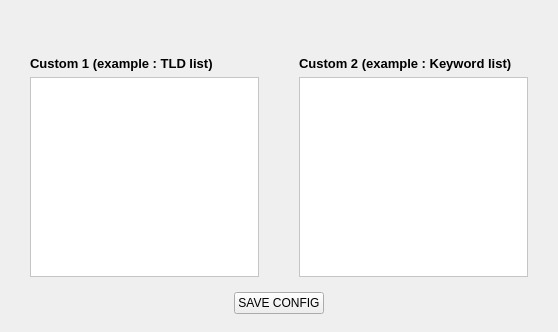
          <widget class="QWidget" name="scrollAreaWidgetContents_3">
           <property name="geometry">
            <rect>
             <x>0</x>
             <y>0</y>
             <width>558</width>
             <height>332</height>
            </rect>
           </property>
           <layout class="QVBoxLayout" name="verticalLayout_18">
            <item>
             <widget class="QLabel" name="seDisplayNameLabel">
              <property name="enabled">
               <bool>true</bool>
              </property>
              <property name="sizePolicy">
               <sizepolicy hsizetype="Expanding" vsizetype="Fixed">
                <horstretch>0</horstretch>
                <verstretch>0</verstretch>
               </sizepolicy>
              </property>
              <property name="minimumSize">
               <size>
                <width>100</width>
                <height>20</height>
               </size>
              </property>
              <property name="text">
               <string notr="true"/>
              </property>
              <property name="textFormat">
               <enum>Qt::PlainText</enum>
              </property>
              <property name="scaledContents">
               <bool>true</bool>
              </property>
              <property name="alignment">
               <set>Qt::AlignCenter</set>
              </property>
              <property name="textInteractionFlags">
               <set>Qt::LinksAccessibleByMouse|Qt::TextSelectableByMouse</set>
              </property>
             </widget>
            </item>
            <item>
             <widget class="QFrame" name="frame_3">
              <property name="sizePolicy">
               <sizepolicy hsizetype="Expanding" vsizetype="Expanding">
                <horstretch>0</horstretch>
                <verstretch>0</verstretch>
               </sizepolicy>
              </property>
              <property name="frameShape">
               <enum>QFrame::NoFrame</enum>
              </property>
              <property name="frameShadow">
               <enum>QFrame::Raised</enum>
              </property>
              <layout class="QHBoxLayout" name="horizontalLayout">
               <item>
                <layout class="QVBoxLayout" name="verticalLayout_5">
                 <property name="leftMargin">
                  <number>10</number>
                 </property>
                 <property name="topMargin">
                  <number>10</number>
                 </property>
                 <property name="rightMargin">
                  <number>10</number>
                 </property>
                 <property name="bottomMargin">
                  <number>0</number>
                 </property>
                 <item>
                  <widget class="QLabel" name="label_2">
                   <property name="text">
                    <string>&lt;!DOCTYPE HTML PUBLIC &quot;-//W3C//DTD HTML 4.0//EN&quot; &quot;http://www.w3.org/TR/REC-html40/strict.dtd&quot;&gt;
&lt;html&gt;&lt;head&gt;&lt;meta name=&quot;qrichtext&quot; content=&quot;1&quot; /&gt;&lt;style type=&quot;text/css&quot;&gt;
p, li { white-space: pre-wrap; }
&lt;/style&gt;&lt;/head&gt;&lt;body style=&quot; font-family:'Sans'; font-size:10pt; font-weight:400; font-style:normal;&quot;&gt;
&lt;p style=&quot; margin-top:0px; margin-bottom:0px; margin-left:0px; margin-right:0px; -qt-block-indent:0; text-indent:0px;&quot;&gt;&lt;span style=&quot; font-weight:600;&quot;&gt;Custom 1 (example : TLD list)&lt;/span&gt;&lt;/p&gt;&lt;/body&gt;&lt;/html&gt;</string>
                   </property>
                  </widget>
                 </item>
                 <item>
                  <widget class="QPlainTextEdit" name="custom1List">
                   <property name="minimumSize">
                    <size>
                     <width>0</width>
                     <height>200</height>
                    </size>
                   </property>
                   <property name="styleSheet">
                    <string notr="true">background-color: rgb(255, 255, 255);</string>
                   </property>
                  </widget>
                 </item>
                </layout>
               </item>
               <item>
                <spacer name="horizontalSpacer">
                 <property name="orientation">
                  <enum>Qt::Horizontal</enum>
                 </property>
                 <property name="sizeType">
                  <enum>QSizePolicy::Preferred</enum>
                 </property>
                 <property name="sizeHint" stdset="0">
                  <size>
                   <width>40</width>
                   <height>20</height>
                  </size>
                 </property>
                </spacer>
               </item>
               <item>
                <layout class="QVBoxLayout" name="verticalLayout_3">
                 <property name="sizeConstraint">
                  <enum>QLayout::SetFixedSize</enum>
                 </property>
                 <property name="leftMargin">
                  <number>10</number>
                 </property>
                 <property name="topMargin">
                  <number>10</number>
                 </property>
                 <property name="rightMargin">
                  <number>10</number>
                 </property>
                 <property name="bottomMargin">
                  <number>0</number>
                 </property>
                 <item>
                  <widget class="QLabel" name="label_3">
                   <property name="text">
                    <string>&lt;!DOCTYPE HTML PUBLIC &quot;-//W3C//DTD HTML 4.0//EN&quot; &quot;http://www.w3.org/TR/REC-html40/strict.dtd&quot;&gt;
&lt;html&gt;&lt;head&gt;&lt;meta name=&quot;qrichtext&quot; content=&quot;1&quot; /&gt;&lt;style type=&quot;text/css&quot;&gt;
p, li { white-space: pre-wrap; }
&lt;/style&gt;&lt;/head&gt;&lt;body style=&quot; font-family:'Sans'; font-size:10pt; font-weight:400; font-style:normal;&quot;&gt;
&lt;p style=&quot; margin-top:0px; margin-bottom:0px; margin-left:0px; margin-right:0px; -qt-block-indent:0; text-indent:0px;&quot;&gt;&lt;span style=&quot; font-weight:600;&quot;&gt;Custom 2 (example : Keyword list)&lt;/span&gt;&lt;/p&gt;&lt;/body&gt;&lt;/html&gt;</string>
                   </property>
                  </widget>
                 </item>
                 <item>
                  <widget class="QPlainTextEdit" name="custom2List">
                   <property name="styleSheet">
                    <string notr="true">background-color: rgb(255, 255, 255);</string>
                   </property>
                  </widget>
                 </item>
                </layout>
               </item>
              </layout>
             </widget>
            </item>
            <item>
             <layout class="QHBoxLayout" name="horizontalLayout_2">
              <item>
               <spacer name="horizontalSpacer_2">
                <property name="orientation">
                 <enum>Qt::Horizontal</enum>
                </property>
                <property name="sizeHint" stdset="0">
                 <size>
                  <width>40</width>
                  <height>20</height>
                 </size>
                </property>
               </spacer>
              </item>
              <item>
               <widget class="QPushButton" name="saveConfig">
                <property name="maximumSize">
                 <size>
                  <width>16777215</width>
                  <height>22</height>
                 </size>
                </property>
                <property name="text">
                 <string>SAVE CONFIG</string>
                </property>
               </widget>
              </item>
              <item>
               <spacer name="horizontalSpacer_3">
                <property name="orientation">
                 <enum>Qt::Horizontal</enum>
                </property>
                <property name="sizeHint" stdset="0">
                 <size>
                  <width>40</width>
                  <height>20</height>
                 </size>
                </property>
               </spacer>
              </item>
             </layout>
            </item>
            <item>
             <spacer name="verticalSpacer_2">
              <property name="orientation">
               <enum>Qt::Vertical</enum>
              </property>
              <property name="sizeType">
               <enum>QSizePolicy::Preferred</enum>
              </property>
              <property name="sizeHint" stdset="0">
               <size>
                <width>20</width>
                <height>14</height>
               </size>
              </property>
             </spacer>
            </item>
           </layout>
          </widget>
